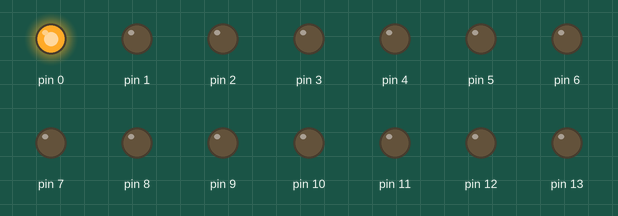
The sketch below on a simulated Arduino Uno, built with avr-gcc and run on an emulated ATmega328P. Parts: output pins drawn as LEDs (lit = HIGH).

Above: at 0.1 s.
Timing chart, 0 to 1.6 s (numbered marks = the images above):
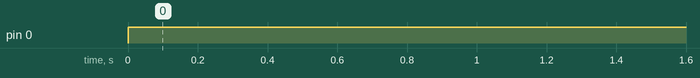

Measured:
- by itself, pin 0: LOW → HIGH at 0.00 s

The sketch:

LAB1_EXERCISE1.ino
```cpp
//EXERCISE1
//void setup()
//{
  //DDRD = 0b11111100;
  //DDRB = 0b000011;
//}
//void loop()
//{
  //PORTB = 0b000010;
  //delay(500);
  //for(int i=0;i<2;i++)
  //{
  //PORTB=PORTB>>1;
  //delay(500);
  //}
  //PORTD = 0b10000000;
  //delay(500);
  //for(int i=0;i<8;i++)
  //{
  //PORTD=PORTD>>1;
  //delay(500);
  //}
//}


//EXERCISE2
unsigned int a=0x01;
void setup()
{
  DDRD = 0b11111111;
  DDRB = 0b11111111;
}
void loop()
{
  PORTD=a;
  delay(500);
  if(PINB==0x00000001)
  a=a<<1;
  if(PINB==0b00000010)
  a=a>>1;
}
```
